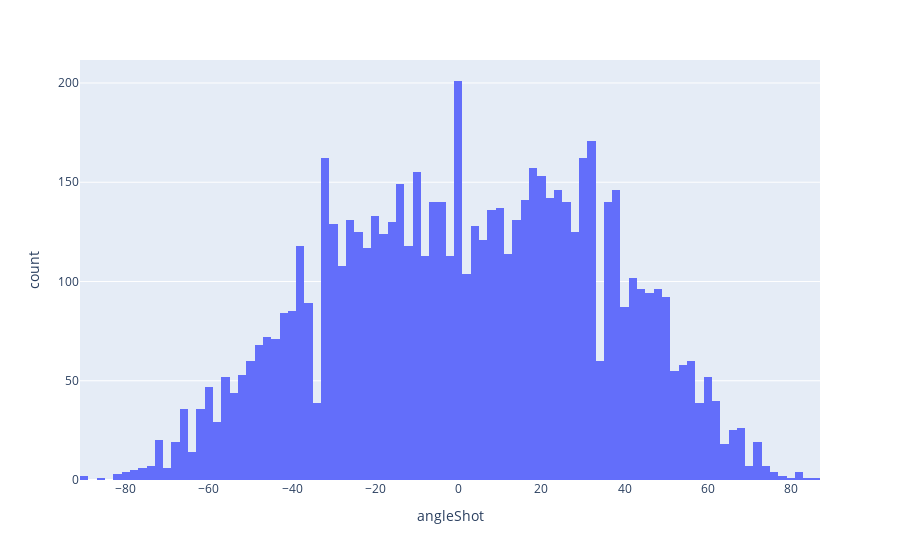

The cell this chart's notebook holds for it:
### Code cell
import plotly.express as px
fig = px.histogram(df_shots, x="angleShot")
fig.show()

### Figure 1 — Plotly figure (JSON) as saved in the notebook; plotly's stock layout.template omitted (floating-point values rounded to 4 significant figures; data arrays with more than 128 entries replaced by an {"elided": "..."} marker saying what was removed)
{"data": [{"alignmentgroup": "True", "bingroup": "x", "hovertemplate": "angleShot=%{x}<br>count=%{y}<extra></extra>", "legendgroup": "", "marker": {"color": "#636efa"}, "name": "", "offsetgroup": "", "orientation": "v", "showlegend": false, "type": "histogram", "x": {"elided": "6898 float values"}, "xaxis": "x", "yaxis": "y"}], "layout": {"barmode": "relative", "legend": {"tracegroupgap": 0}, "margin": {"t": 60}, "xaxis": {"anchor": "y", "domain": [0, 1], "title": {"text": "angleShot"}}, "yaxis": {"anchor": "x", "domain": [0, 1], "title": {"text": "count"}}}}
